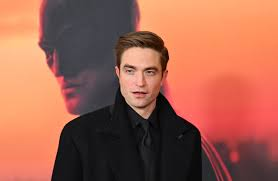
#> input picture dataset/Batman (The Batman)/download-1.jpg, 278 x 181 px, given as the content of the folder dataset/Ryan Gosling, which was not available
$ python train.py
#> lines starting #> are read from the running program, lines starting #| are printed output that depends on the picture; pictures that were not available may be replaced by others from this repository, and a replacement may not be noted
import os
import cv2 as cv
import numpy as np

# List of recognized individuals
people = ["Ryan Gosling",
          "Patrick Bateman",
          "Burhan Altintop",
          "Recep Ivedik",
          "Tyler Durden",
          "The Narrator",
          "Batman (The Batman)",
          "Walter White",
          "Joker (Joaquin Phoenix)",
          "Joker (Heath Ledger)",
          "Saul Goodman",
          "Travis Bickle (Taxi Driver)",
          "Obama",
          "Jesse Pinkman",
          "Nejat Isler",
          "Issiz Adam Alper",
          "Cayci Huseyin"]

# Path of the directory containing the datasets
DIR = r'dataset'

# Load OpenCV's pre-trained Haar cascade for face detection
haar_cascade = cv.CascadeClassifier(cv.data.haarcascades + 'haarcascade_frontalface_default.xml')

features = []
labels = []

# Function to create and train the face recognizer
def create_train():
    for person in people:
        path = os.path.join(DIR, person)
        label = people.index(person)

        for img in os.listdir(path):
            img_path = os.path.join(path, img)

            # Load the image and convert to grayscale
            img_array = cv.imread(img_path)
#> img_array is the input picture: shape (181, 278, 3); mean B, G, R 79.3, 97.7, 161.6
            if img_array is None:
                print("Error loading image:", img_path)
                continue
            gray = cv.cvtColor(img_array, cv.COLOR_BGR2GRAY)
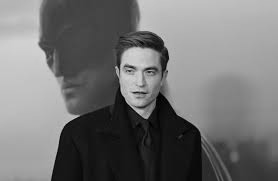
#> gray: shape (181, 278); min 0, max 216, mean 114.7

            # Detect faces in the image and extract regions of interest (ROIs)
            faces_rect = haar_cascade.detectMultiScale(gray, scaleFactor=1.1, minNeighbors=4)
#> faces_rect = [[110, 47, 61, 61]]

            # Selecting the biggest face
            # (assuming that will be the inividual)
            if(len(faces_rect)  != 0):
                biggest_rect = -1
                xB = 0
                yB = 0
                wB = 0
                hB = 0
                for(x, y, w, h) in faces_rect:
                    new_rect = abs(w)
                    if(biggest_rect < new_rect):
                        biggest_rect = new_rect
                        xB = x
                        yB = y
                        wB = w
                        hB = h
#> this loop made 1 pass
#> (x, y, w, h, new_rect, biggest_rect, xB, yB) on pass 1: (110, 47, 61, 61, 61, 61, 110, 47)
#> after the loop, biggest_rect = 61; hB = 61; wB = 61; xB = 110; yB = 47

                # Indexes of biggest face
                faces_rect = [[xB, yB, wB, hB]]

                for (x, y, w, h) in faces_rect:
                    faces_roi = gray[y:y+h, x:x+w]
                    features.append(faces_roi)
                    labels.append(label)
#> this loop made 1 pass
#> pass 1, in create_train, `faces_roi = gray[y:y+h, x:x+w]`:
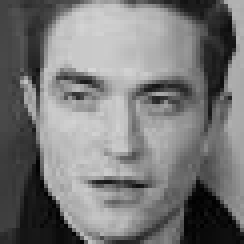
#> faces_roi: shape (61, 61) (shown 4 times larger); min 0, max 214, mean 120.5
#> after the loop, features = 1 item; labels = [0]
#> pass 3 of the loop in create_train, `for person in people:`:
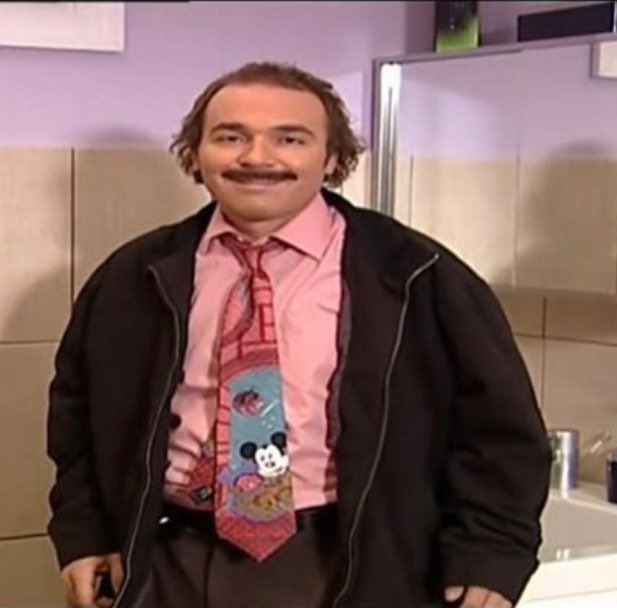
#> input picture dataset/Burhan Altintop/E1ugYh-XEAIaEbb.jpg, 617 x 608 px
#> in create_train, img_array is the input picture: shape (608, 617, 3); mean B, G, R 95, 97.9, 127.7
#> in create_train, `gray = cv.cvtColor(img_array, cv.COLOR_BGR2GRAY)`:
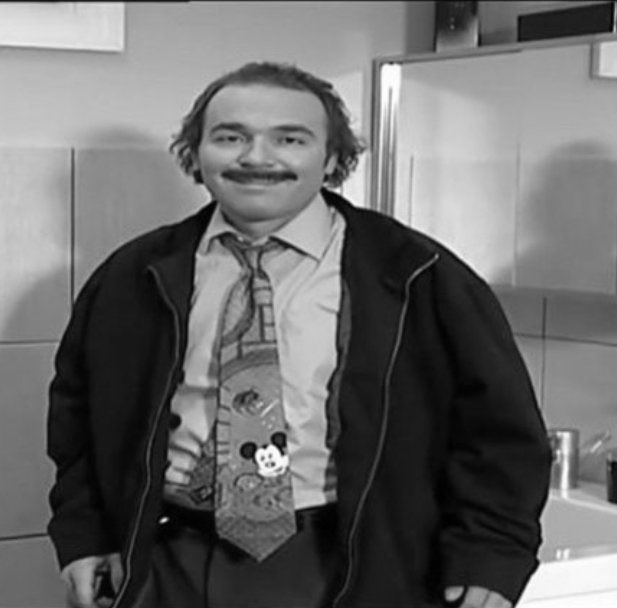
#> gray: shape (608, 617); min 0, max 255, mean 106.5
#> faces_rect = [[187, 83, 140, 140]]
#> the loop in create_train, `for(x, y, w, h) in faces_rect:` made 1 pass
#> (x, y, w, h, new_rect, biggest_rect, xB, yB) on pass 1: (187, 83, 140, 140, 140, 140, 187, 83)
#> after the loop in create_train, `for(x, y, w, h) in faces_rect:`: biggest_rect = 140; xB = 187; yB = 83
#> the loop in create_train, `for (x, y, w, h) in faces_rect:` made 1 pass
#> pass 1, in create_train, `faces_roi = gray[y:y+h, x:x+w]`:
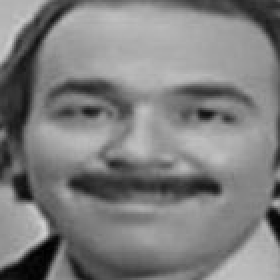
#> faces_roi: shape (140, 140) (shown 2 times larger); min 0, max 208, mean 126.5
#> after the loop in create_train, `for (x, y, w, h) in faces_rect:`: features = 3 items; labels = [0, 1, 2]
#> the loop made 17 passes; the first 3 are shown

# Call the function to create and train the face recognizer
create_train()
print("Training Done ------------------------>")

# Convert the features and labels to numpy arrays
features = np.array(features, dtype="object")
labels = np.array(labels)

# Create a LBPH face recognizer
face_recognizer = cv.face.LBPHFaceRecognizer_create()

# Train the face recognizer using the features and labels
face_recognizer.train(features, labels)

# Save the trained face recognizer and the data
face_recognizer.save("face_trained.yml")
np.save("features.npy", features)
np.save("labels.npy", labels)
